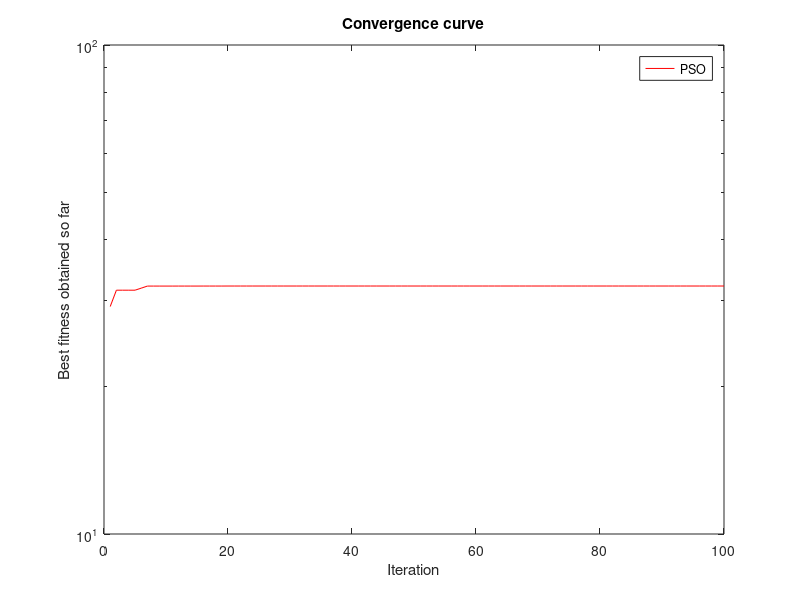

The MATLAB script that drew this image:
clc;clear;close all;
%% 初始化种群
f= @(x)x .* sin(x) .* cos(2 * x) - 2 * x .* sin(3 * x); % 函数表达式
N = 50;                         % 初始种群个数
dim = 1;                          % 空间维数
T = 100;                      % 最大迭代次数     
limit = [0, 20];                % 设置位置参数限制
vlimit = [-1, 1];               % 设置速度限制

w = 0.8;                        % 惯性权重
c1 = 0.5;                       % 自我学习因子
c2 = 0.5;                       % 群体学习因子 
for i = 1:dim
    x = limit(i, 1) + (limit(i, 2) - limit(i, 1)) * rand(N, dim);%初始种群的位置
end
v = rand(N, dim);                  % 初始种群的速度
xm = x;                          % 每个个体的历史最佳位置
ym = zeros(1, dim);                % 种群的历史最佳位置
fxm = zeros(N, 1);               % 每个个体的历史最佳适应度
fym = -inf;                      % 种群历史最佳适应度
%% 群体更新
iter = 1;
record = zeros(1, T);          % 记录器
while iter <= T
     fx = f(x) ; % 个体当前适应度   
     for i = 1:N      
        if fxm(i) < fx(i)
            fxm(i) = fx(i);     % 更新个体历史最佳适应度
            xm(i,:) = x(i,:);   % 更新个体历史最佳位置
        end 
     end
if fym < max(fxm)
        [fym, nmax] = max(fxm);   % 更新群体历史最佳适应度
        ym = xm(nmax, :);      % 更新群体历史最佳位置
 end
    v = v * w + c1 * rand * (xm - x) + c2 * rand * (repmat(ym, N, 1) - x);% 速度更新
    % 边界速度处理
    v(v > vlimit(2)) = vlimit(2);
    v(v < vlimit(1)) = vlimit(1);
    x = x + v;% 位置更新
    % 边界位置处理
    x(x > limit(2)) = limit(2);
    x(x < limit(1)) = limit(1);
    record(iter) = fym;%最大值记录
%     x0 = 0 : 0.01 : 20;
%     plot(x0, f(x0), 'b-', x, f(x), 'ro');title('状态位置变化')
%     pause(0.1)
    iter = iter+1;
end
% figure(1);plot(record);title('收敛过程')

figure,
semilogy(record,'r')
%     semilogy(CNVG_Subtract_STD,'r') %要减去标准差的图
xlim([0 T]);
title('Convergence curve')
xlabel('Iteration');
ylabel('Best fitness obtained so far');
legend('PSO')